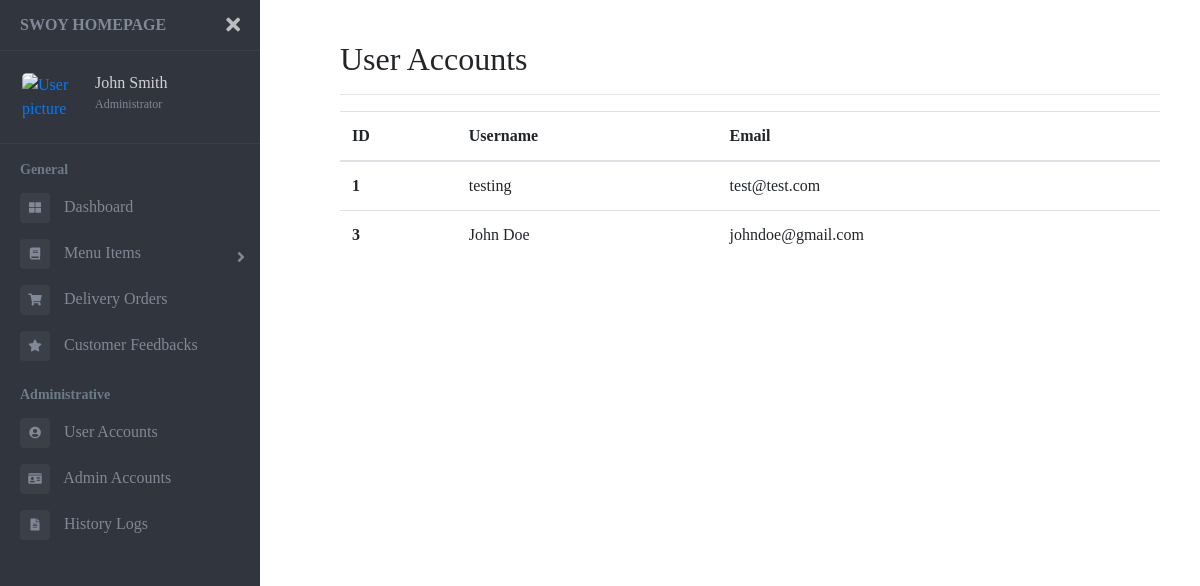
/admin/user_accounts, run on an earlier commit of the app's database.
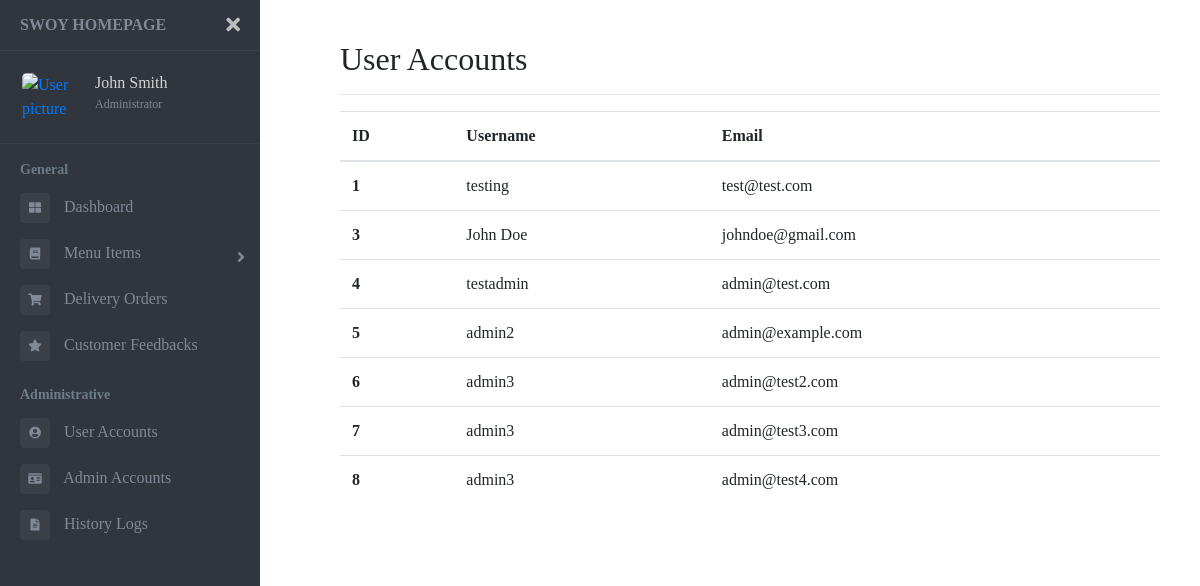
And on a later commit of the database.
### tables this page shows
CREATE TABLE user(
        user_id INTEGER PRIMARY KEY,
        username TEXT NOT NULL,
        email TEXT NOT NULL UNIQUE,
        password TEXT NOT NULL,
        security_qns TEXT NOT NULL,
        security_ans TEXT NOT NULL,
        admin INTEGER NOT NULL);

### app.py (the view)
@app.route("/admin/user_accounts")
def admin_user_accounts():
    users = None
    with sqlite3.connect("swoy.db") as conn:
        cursor = conn.cursor()
        cursor.execute(f"SELECT * FROM user WHERE admin = 0")
        users = cursor.fetchall()
    userList = []
    for user in users:
        userList.append({"id": user[0], "username": user[1], "email": user[2]})
    return render_template("admin_user_accounts.html", admin_title="User Accounts", userList=userList)

### templates/admin_user_accounts.html
{% extends "admin_base.html" %}
{% block content %}
<table class="table">
  <thead>
    <tr>
      <th scope="col">ID</th>
      <th scope="col">Username</th>
      <th scope="col">Email</th>
    </tr>
  </thead>
  <tbody>
    {% for user in userList %}
    <tr>
      <th scope="row">{{user.id}}</th>
      <td>{{user.username}}</td>
      <td>{{user.email}}</td>
    </tr>
    {% endfor %}
  </tbody>
</table>
{% endblock %}

What changed in the data, as far as the page shows it:
added user: id "4", username "testadmin", email "admin@test.com"
added user: id "5", username "admin2", email "admin@example.com"
added user: id "6", username "admin3", email "admin@test2.com"
added user: id "7", username "admin3", email "admin@test3.com"
added user: id "8", username "admin3", email "admin@test4.com"
